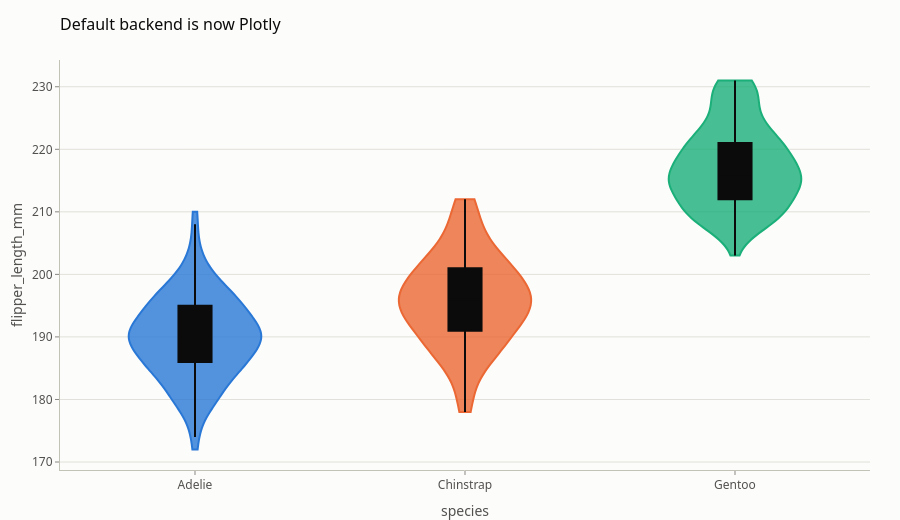

The notebook cell saved with this chart:
### Markdown cell above
## Set defaults once

### Code cell
pc.set_backend('plotly')
pc.violin(pen, 'species', 'flipper_length_mm', title='Default backend is now Plotly')

### Figure 1 — Plotly figure (JSON) as saved in the notebook; plotly's stock layout.template omitted (floating-point values rounded to 4 significant figures; data arrays with more than 128 entries replaced by an {"elided": "..."} marker saying what was removed)
{"data": [{"box": {"fillcolor": "#0b0b0b", "line": {"color": "#0b0b0b"}, "visible": true}, "fillcolor": "rgba(42,120,214,0.8)", "line": {"color": "#2a78d6"}, "meanline": {"visible": false}, "name": "Adelie", "points": false, "showlegend": false, "side": "both", "spanmode": "hard", "type": "violin", "x": {"elided": "151 str values"}, "y": {"elided": "151 float values"}}, {"box": {"fillcolor": "#0b0b0b", "line": {"color": "#0b0b0b"}, "visible": true}, "fillcolor": "rgba(235,104,52,0.8)", "line": {"color": "#eb6834"}, "meanline": {"visible": false}, "name": "Chinstrap", "points": false, "showlegend": false, "side": "both", "spanmode": "hard", "type": "violin", "x": ["Chinstrap", "Chinstrap", "Chinstrap", "Chinstrap", "Chinstrap", "Chinstrap", "Chinstrap", "Chinstrap", "Chinstrap", "Chinstrap", "Chinstrap", "Chinstrap", "Chinstrap", "Chinstrap", "Chinstrap", "Chinstrap", "Chinstrap", "Chinstrap", "Chinstrap", "Chinstrap", "Chinstrap", "Chinstrap", "Chinstrap", "Chinstrap", "Chinstrap", "Chinstrap", "Chinstrap", "Chinstrap", "Chinstrap", "Chinstrap", "Chinstrap", "Chinstrap", "Chinstrap", "Chinstrap", "Chinstrap", "Chinstrap", "Chinstrap", "Chinstrap", "Chinstrap", "Chinstrap", "Chinstrap", "Chinstrap", "Chinstrap", "Chinstrap", "Chinstrap", "Chinstrap", "Chinstrap", "Chinstrap", "Chinstrap", "Chinstrap", "Chinstrap", "Chinstrap", "Chinstrap", "Chinstrap", "Chinstrap", "Chinstrap", "Chinstrap", "Chinstrap", "Chinstrap", "Chinstrap", "Chinstrap", "Chinstrap", "Chinstrap", "Chinstrap", "Chinstrap", "Chinstrap", "Chinstrap", "Chinstrap"], "y": [192.0, 196.0, 193.0, 188.0, 197.0, 198.0, 178.0, 197.0, 195.0, 198.0, 193.0, 194.0, 185.0, 201.0, 190.0, 201.0, 197.0, 181.0, 190.0, 195.0, 181.0, 191.0, 187.0, 193.0, 195.0, 197.0, 200.0, 200.0, 191.0, 205.0, 187.0, 201.0, 187.0, 203.0, 195.0, 199.0, 195.0, 210.0, 192.0, 205.0, 210.0, 187.0, 196.0, 196.0, 196.0, 201.0, 190.0, 212.0, 187.0, 198.0, 199.0, 201.0, 193.0, 203.0, 187.0, 197.0, 191.0, 203.0, 202.0, 194.0, 206.0, 189.0, 195.0, 207.0, 202.0, 193.0, 210.0, 198.0]}, {"box": {"fillcolor": "#0b0b0b", "line": {"color": "#0b0b0b"}, "visible": true}, "fillcolor": "rgba(27,175,122,0.8)", "line": {"color": "#1baf7a"}, "meanline": {"visible": false}, "name": "Gentoo", "points": false, "showlegend": false, "side": "both", "spanmode": "hard", "type": "violin", "x": ["Gentoo", "Gentoo", "Gentoo", "Gentoo", "Gentoo", "Gentoo", "Gentoo", "Gentoo", "Gentoo", "Gentoo", "Gentoo", "Gentoo", "Gentoo", "Gentoo", "Gentoo", "Gentoo", "Gentoo", "Gentoo", "Gentoo", "Gentoo", "Gentoo", "Gentoo", "Gentoo", "Gentoo", "Gentoo", "Gentoo", "Gentoo", "Gentoo", "Gentoo", "Gentoo", "Gentoo", "Gentoo", "Gentoo", "Gentoo", "Gentoo", "Gentoo", "Gentoo", "Gentoo", "Gentoo", "Gentoo", "Gentoo", "Gentoo", "Gentoo", "Gentoo", "Gentoo", "Gentoo", "Gentoo", "Gentoo", "Gentoo", "Gentoo", "Gentoo", "Gentoo", "Gentoo", "Gentoo", "Gentoo", "Gentoo", "Gentoo", "Gentoo", "Gentoo", "Gentoo", "Gentoo", "Gentoo", "Gentoo", "Gentoo", "Gentoo", "Gentoo", "Gentoo", "Gentoo", "Gentoo", "Gentoo", "Gentoo", "Gentoo", "Gentoo", "Gentoo", "Gentoo", "Gentoo", "Gentoo", "Gentoo", "Gentoo", "Gentoo", "Gentoo", "Gentoo", "Gentoo", "Gentoo", "Gentoo", "Gentoo", "Gentoo", "Gentoo", "Gentoo", "Gentoo", "Gentoo", "Gentoo", "Gentoo", "Gentoo", "Gentoo", "Gentoo", "Gentoo", "Gentoo", "Gentoo", "Gentoo", "Gentoo", "Gentoo", "Gentoo", "Gentoo", "Gentoo", "Gentoo", "Gentoo", "Gentoo", "Gentoo", "Gentoo", "Gentoo", "Gentoo", "Gentoo", "Gentoo", "Gentoo", "Gentoo", "Gentoo", "Gentoo", "Gentoo", "Gentoo", "Gentoo", "Gentoo", "Gentoo"], "y": [211.0, 230.0, 210.0, 218.0, 215.0, 210.0, 211.0, 219.0, 209.0, 215.0, 214.0, 216.0, 214.0, 213.0, 210.0, 217.0, 210.0, 221.0, 209.0, 222.0, 218.0, 215.0, 213.0, 215.0, 215.0, 215.0, 216.0, 215.0, 210.0, 220.0, 222.0, 209.0, 207.0, 230.0, 220.0, 220.0, 213.0, 219.0, 208.0, 208.0, 208.0, 225.0, 210.0, 216.0, 222.0, 217.0, 210.0, 225.0, 213.0, 215.0, 210.0, 220.0, 210.0, 225.0, 217.0, 220.0, 208.0, 220.0, 208.0, 224.0, 208.0, 221.0, 214.0, 231.0, 219.0, 230.0, 214.0, 229.0, 220.0, 223.0, 216.0, 221.0, 221.0, 217.0, 216.0, 230.0, 209.0, 220.0, 215.0, 223.0, 212.0, 221.0, 212.0, 224.0, 212.0, 228.0, 218.0, 218.0, 212.0, 230.0, 218.0, 228.0, 212.0, 224.0, 214.0, 226.0, 216.0, 222.0, 203.0, 225.0, 219.0, 228.0, 215.0, 228.0, 216.0, 215.0, 210.0, 219.0, 208.0, 209.0, 216.0, 229.0, 213.0, 230.0, 217.0, 230.0, 217.0, 222.0, 214.0, 215.0, 222.0, 212.0, 213.0]}], "layout": {"height": 520, "legend": {"title": {"text": ""}}, "title": {"text": "Default backend is now Plotly"}, "violinmode": "overlay", "xaxis": {"categoryarray": ["Adelie", "Chinstrap", "Gentoo"], "categoryorder": "array", "showgrid": false, "title": {"text": "species"}}, "yaxis": {"title": {"text": "flipper_length_mm"}}}}
